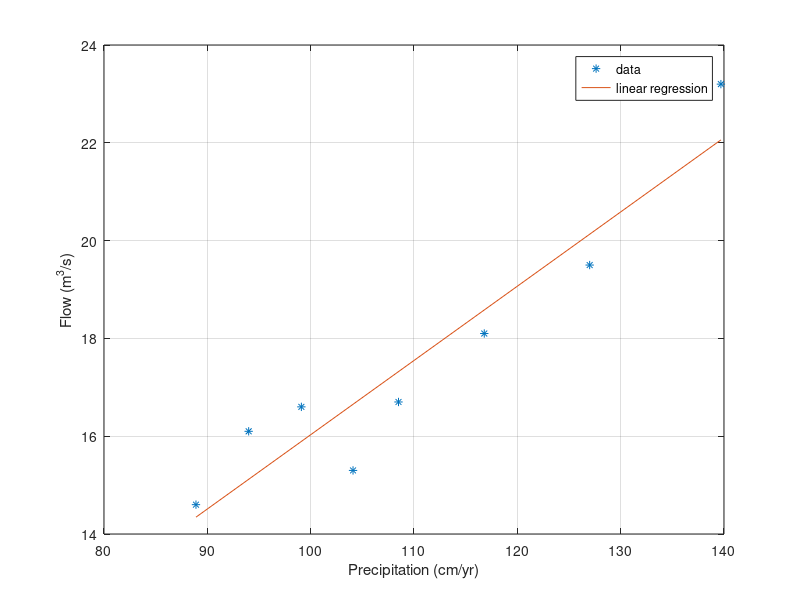

The MATLAB script that drew this image:
% TOPIC: regression
% TITLE: River flow versus precipitation: linear regression, prediction and fraction of precipitation lost
% SOURCE: Class solution sheet "Curve-fitting and Interpolation"; Chapra Prob. 14.25
% KEYWORDS: linear regression, precipitation, river flow, reservoir, predict, drainage area, evaporation, fraction lost, units, plot
% PROBLEM:
% Data for a river that is to be dammed: Precip. (cm/yr) = 88.9 108.5 104.1 139.7 127 94 116.8 99.1,
% Flow (m^3/s) = 14.6 16.7 15.3 23.2 19.5 16.1 18.1 16.6.
% (a) Plot the data. (b) Fit a straight line to the data with linear regression and superimpose it on the plot.
% (c) Use the best-fit line to predict the annual water flow if the precipitation is 120 cm.
% (d) If the drainage area is 1100 km^2, estimate what fraction of the precipitation is lost via processes such
% as evaporation, deep groundwater infiltration and consumptive use.
% CHECK: abs(a(1) - 0.842783) < 1e-5 && abs(a(2) - 0.151871) < 1e-6 && abs(predict - 19.067277) < 1e-5 && abs(loss - 54.446541) < 1e-4
% CODE:
P = [88.9; 108.5; 104.1; 139.7; 127; 94; 116.8; 99.1];
Q = [14.6; 16.7; 15.3; 23.2; 19.5; 16.1; 18.1; 16.6];
Z = [ones(size(P)) P];
a = Z\Q;
fprintf('(b) Flow = %.4f + %.4f * Precip\n', a(1), a(2));
predict = a(1) + a(2)*120;
fprintf('(c) predicted flow for 120 cm/yr = %.4f m^3/s\n', predict);
volume = (1100e6)*(120e-2)/(86400*365);
loss = (volume - predict)/volume*100;
fprintf('(d) precipitation flow = %.4f m^3/s, fraction lost = %.2f %%\n', volume, loss);
figure; plot(P, Q, '*', [min(P) max(P)], a(1) + a(2)*[min(P) max(P)], '-'); grid on;
xlabel('Precipitation (cm/yr)'); ylabel('Flow (m^3/s)'); legend('data', 'linear regression');
